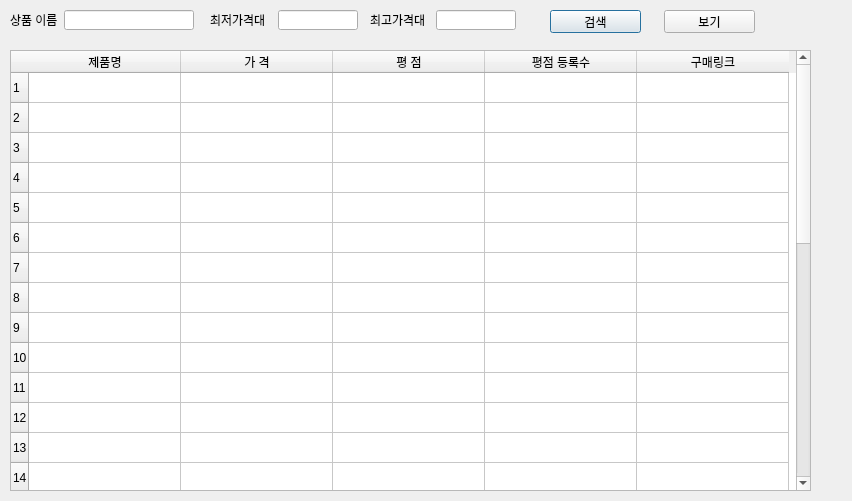
<?xml version="1.0" encoding="UTF-8"?>
<ui version="4.0">
 <class>Dialog</class>
 <widget class="QDialog" name="Dialog">
  <property name="geometry">
   <rect>
    <x>0</x>
    <y>0</y>
    <width>852</width>
    <height>501</height>
   </rect>
  </property>
  <property name="windowTitle">
   <string>Dialog</string>
  </property>
  <widget class="QLabel" name="label">
   <property name="geometry">
    <rect>
     <x>10</x>
     <y>10</y>
     <width>56</width>
     <height>20</height>
    </rect>
   </property>
   <property name="text">
    <string>상품 이름</string>
   </property>
  </widget>
  <widget class="QLabel" name="label_2">
   <property name="geometry">
    <rect>
     <x>210</x>
     <y>10</y>
     <width>60</width>
     <height>20</height>
    </rect>
   </property>
   <property name="text">
    <string>최저가격대</string>
   </property>
  </widget>
  <widget class="QLabel" name="label_3">
   <property name="geometry">
    <rect>
     <x>370</x>
     <y>10</y>
     <width>60</width>
     <height>20</height>
    </rect>
   </property>
   <property name="text">
    <string>최고가격대</string>
   </property>
  </widget>
  <widget class="QPushButton" name="pushButton">
   <property name="geometry">
    <rect>
     <x>550</x>
     <y>10</y>
     <width>91</width>
     <height>23</height>
    </rect>
   </property>
   <property name="text">
    <string>검색</string>
   </property>
  </widget>
  <widget class="QPushButton" name="pushButton_2">
   <property name="geometry">
    <rect>
     <x>664</x>
     <y>10</y>
     <width>91</width>
     <height>23</height>
    </rect>
   </property>
   <property name="text">
    <string>보기</string>
   </property>
  </widget>
  <widget class="QTableWidget" name="tableWidget">
   <property name="geometry">
    <rect>
     <x>10</x>
     <y>50</y>
     <width>801</width>
     <height>441</height>
    </rect>
   </property>
   <property name="rowCount">
    <number>30</number>
   </property>
   <property name="columnCount">
    <number>5</number>
   </property>
   <attribute name="horizontalHeaderDefaultSectionSize">
    <number>152</number>
   </attribute>
   <attribute name="horizontalHeaderMinimumSectionSize">
    <number>40</number>
   </attribute>
   <attribute name="verticalHeaderDefaultSectionSize">
    <number>30</number>
   </attribute>
   <attribute name="verticalHeaderMinimumSectionSize">
    <number>16</number>
   </attribute>
   <row/>
   <row/>
   <row/>
   <row/>
   <row/>
   <row/>
   <row/>
   <row/>
   <row/>
   <row/>
   <row/>
   <row/>
   <row/>
   <row/>
   <row/>
   <row/>
   <row/>
   <row/>
   <row/>
   <row/>
   <row/>
   <row/>
   <row/>
   <row/>
   <row/>
   <row/>
   <row/>
   <row/>
   <row/>
   <row/>
   <column>
    <property name="text">
     <string>제품명</string>
    </property>
   </column>
   <column>
    <property name="text">
     <string>가 격</string>
    </property>
   </column>
   <column>
    <property name="text">
     <string>평 점</string>
    </property>
   </column>
   <column>
    <property name="text">
     <string>평점 등록수</string>
    </property>
   </column>
   <column>
    <property name="text">
     <string>구매링크</string>
    </property>
   </column>
  </widget>
  <widget class="QLineEdit" name="lineEdit">
   <property name="geometry">
    <rect>
     <x>64</x>
     <y>10</y>
     <width>130</width>
     <height>20</height>
    </rect>
   </property>
  </widget>
  <widget class="QLineEdit" name="lineEdit_2">
   <property name="geometry">
    <rect>
     <x>278</x>
     <y>10</y>
     <width>80</width>
     <height>20</height>
    </rect>
   </property>
  </widget>
  <widget class="QLineEdit" name="lineEdit_3">
   <property name="geometry">
    <rect>
     <x>436</x>
     <y>10</y>
     <width>80</width>
     <height>20</height>
    </rect>
   </property>
  </widget>
 </widget>
 <resources/>
 <connections/>
</ui>
